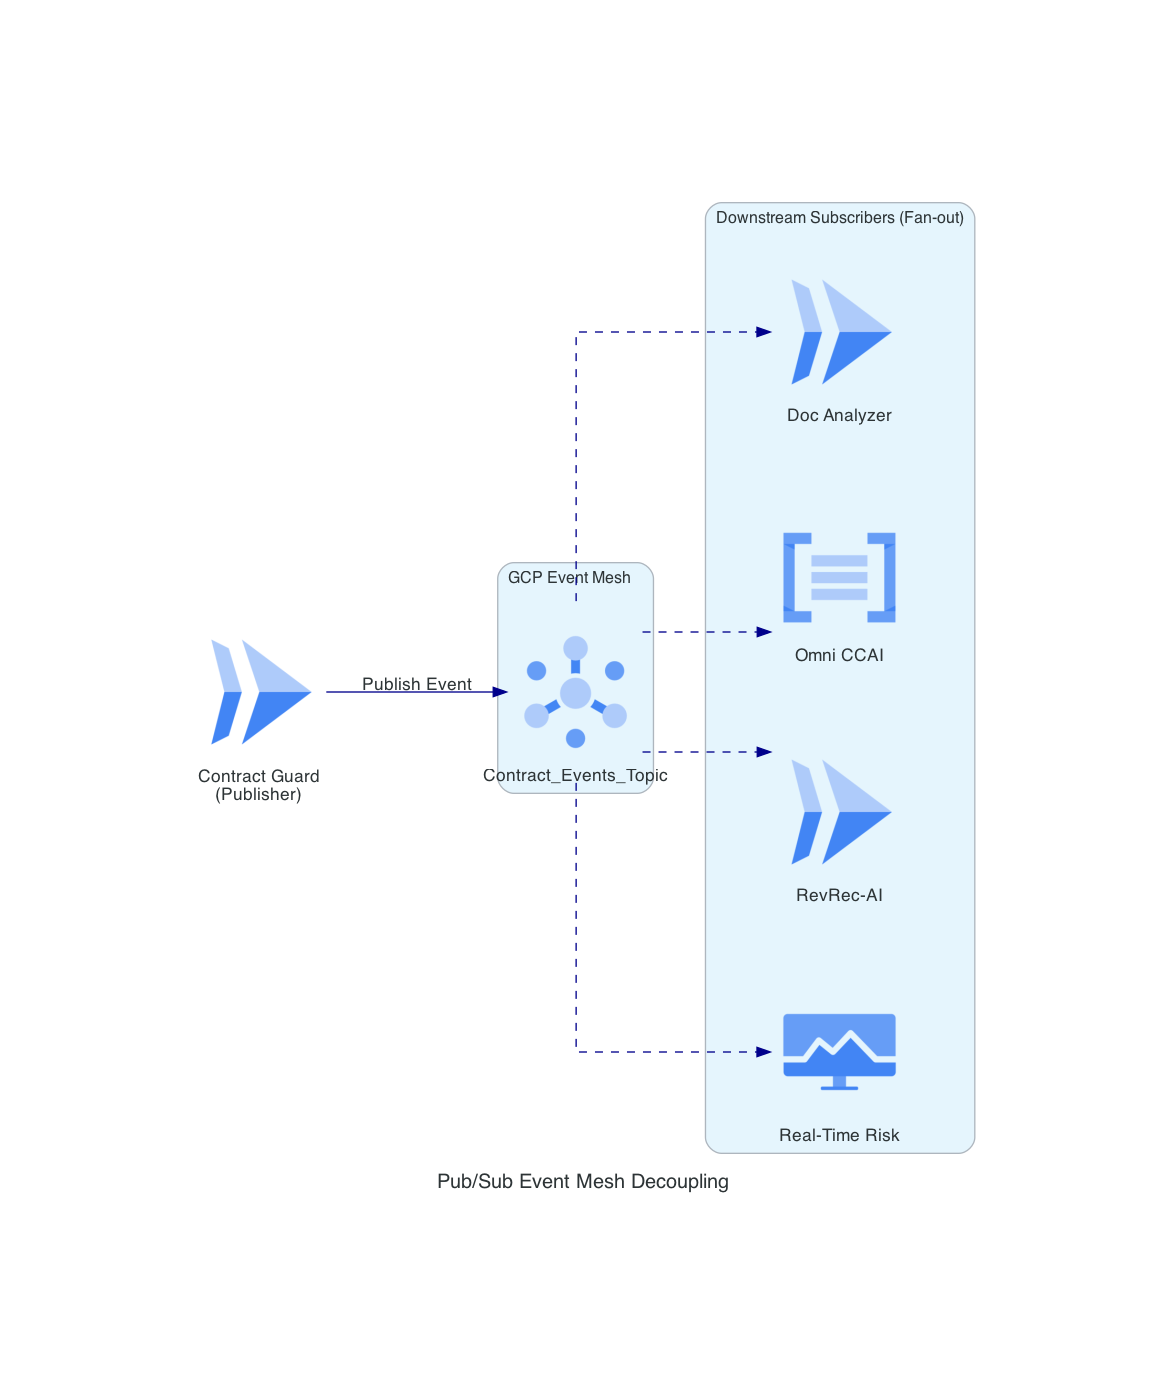

Generate this figure with Python:
from diagrams import Cluster, Diagram, Edge
from diagrams.gcp.analytics import Pubsub
from diagrams.gcp.compute import Run
from diagrams.gcp.ml import NaturalLanguageAPI
from diagrams.gcp.operations import Monitoring

# Filename: event_mesh.png
with Diagram("Pub/Sub Event Mesh Decoupling", show=False, filename="event_mesh", direction="LR"):

    source = Run("Contract Guard\n(Publisher)")
    
    with Cluster("GCP Event Mesh"):
        topic = Pubsub("Contract_Events_Topic")
        
    with Cluster("Downstream Subscribers (Fan-out)"):
        subscribers = [
            Run("Doc Analyzer"),
            NaturalLanguageAPI("Omni CCAI"),
            Run("RevRec-AI"),
            Monitoring("Real-Time Risk")
        ]

    # Asynchronous Fan-out Pattern
    source >> Edge(label="Publish Event", color="darkblue") >> topic
    topic >> Edge(color="darkblue", style="dashed") >> subscribers
